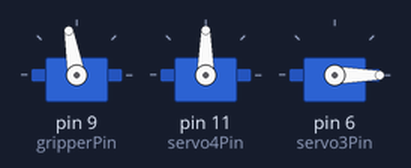
The sketch below on a simulated Arduino Uno, built with avr-gcc and run on an emulated ATmega328P. Parts: 3 × servo.

Above: at 0.05 s.
At 7.45 s:
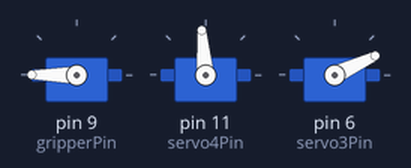
At 11.15 s:
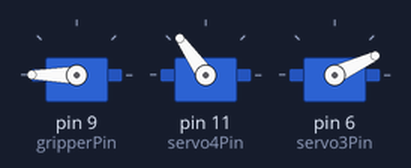
At 14.95 s:
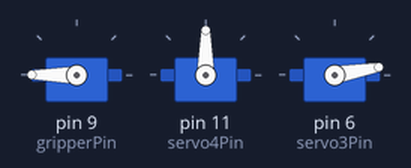
Timing chart, 0 to 19.5 s (numbered marks = the images above):
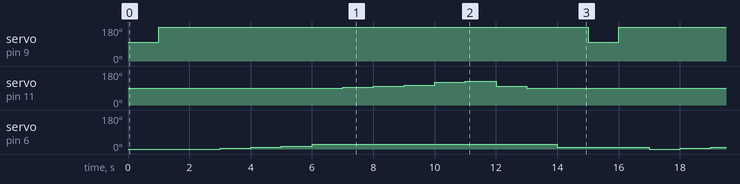

The sketch:

Project_Code_rev1.ino
```cpp
#include <Servo.h>
// Create the servo objects to call each servo
Servo gripper;  // opens and closes the gripper
Servo servo4;   // first servo that tilts the gripper
Servo servo3;   // second tilting of the gripper
const byte gripperPin = 9;  // pin 9 is the servo5 and just rotates the robot, the best one to practice on
const byte servo4Pin = 11;  // pwm pin
const byte servo3Pin = 6;

// Define the desired angles and tolerance for each servo
int gripperAngle = 180;
int servo3Angle = 45;
int servo4Angle = 15;
int tolerance = 2;

void setup() {
  // put your setup code here, to run once:
  Serial.begin(9600);

  gripper.attach(gripperPin);
  servo4.attach(servo4Pin);
  servo3.attach(servo3Pin);

  servo3.write(0);
  servo4.write(90);    // had to add this in to stop the servo from rotating on power up and when resetting the arduino

}

void loop() {
  // put your main code here, to run repeatedly:
  gripper.write(100);
  delay(1000);
  gripper.write(180);
  delay(1000);

  // move the middle servo first, so second one moves less
  servo3.write(0);
  delay(1000);
  servo3.write(5);
  delay(1000);
  servo3.write(10);
  delay(1000);
  servo3.write(15);
  delay(1000);
  servo3.write(25);
  delay(1000);
//  start position of 90, which is center of servo movement
  servo4.write(90);  // always want to start this out at 0 when testing
  servo4.write(95);  // 0 position holds the gripper pointing to the sky from the start position
  delay(1000);      // moving this joint quickly shakes the robot a lot
  servo4.write(100);
  delay(1000);
  servo4.write(105);
  delay(1000);
  servo4.write(120);
  delay(1000);
  servo4.write(125);
  delay(1000);
  servo4.write(100);
  delay(1000);
  servo4.write(90);
  delay(1000);

  servo3.write(10);
  delay(1000);


}
```

Measured:
- by itself, servo on pin 9 (gripperPin): alternates 180° for 14.0 s and 100° for 1.0 s
- by itself, servo on pin 11 (servo4Pin): repeats every 15.0 s: 100° 1.0 s, 105° 1.0 s, 120° 1.0 s, 125° 1.0 s, 100° 1.0 s, 90° 9.0 s, 95° 1.0 s
- by itself, servo on pin 6 (servo3Pin): repeats every 15.0 s: 10° 1.0 s, 15° 1.0 s, 25° 8.0 s, 10° 3.0 s, 0° 1.0 s, 5° 1.0 s
